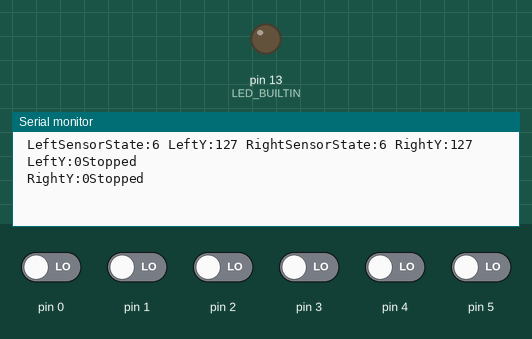
Bench run of a sketch on a simulated Arduino Leonardo, built for the host (arithmetic inside an expression is 32-bit, double 64-bit). Shown: output pins drawn as LEDs (lit = HIGH), the last lines printed to the serial monitor. The test bench sets the inputs (shaded band); at power-on: pin 0–5 LOW. USB keyboard and mouse output is not drawn.

Above: at 1.2 s.
1.3 s: pin 0 driven HIGH
At 2.5 s:
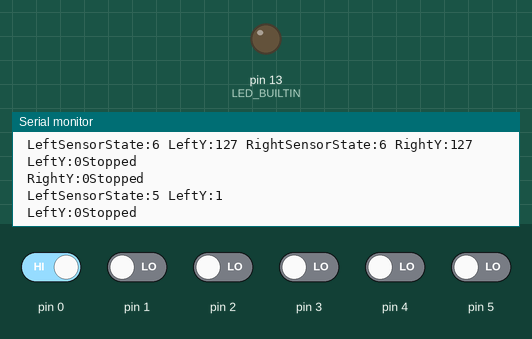
2.8 s: pin 3 driven HIGH
At 3.7 s:
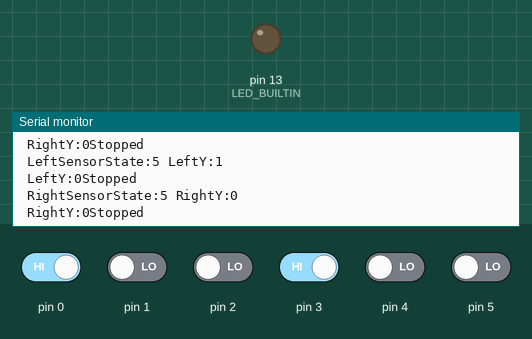

The sketch:

Device_Directional.ino
```cpp
#include <Joystick.h>
#include "Wheel.h"

#define HALL1 0
#define HALL2 1
#define HALL3 2
#define HALL4 3
#define HALL5 4
#define HALL6 5

Joystick_ controller;

Wheel leftWheel;
Wheel rightWheel;

void setup() {
  pinMode(LED_BUILTIN, OUTPUT);

  controller.useManualSend(true);
  controller.use8bit(true);
  controller.begin();

  leftWheel.setup(true, HALL1, HALL2, HALL3, true, &controller);
  rightWheel.setup(false, HALL4, HALL5, HALL6, true, &controller);
}

void loop() {
  leftWheel.update();
  rightWheel.update();
  // wheeltwo.loop;

  if (leftWheel.controllerUpdated || rightWheel.controllerUpdated) {
    controller.send_now();
    Serial.println();
  }
}

//========MOCK SENSORS========
#if MOCK_SENSORS
unsigned long lastMockTriggerTime;
int lastMockState = 1;

int readMockSensors() {
  int output = 0;

  // calculates a sinus curve that goes from 50 to 200
  int mockFrequency = ((sin(millis() / 1200.0f) / 2) + 0.5f) * 150 + 50;

  // calulates a sinus curve and takes the sign of it;
  int direction = sign(sin(millis() / 1000.0f) * 100);

  if (lastMockTriggerTime + mockFrequency < millis()) {
    lastMockTriggerTime = millis();

    output = lastMockState + direction;

    if (output == 4) {
      output = 1;
    }

    if (output == 0) {
      output = 3;
    }

    lastMockState = output;
  }

  return output;
}

int sign(int number) {
  return (number > 0) - (number < 0);
}
#endif
```

Wheel.cpp
```cpp
#include "Wheel.h"

int Wheel::readSensors() {
  int sensor1 = digitalRead(innerHallPin) == LOW ? 1 : 0;
  int sensor2 = digitalRead(middleHallPin) == LOW ? 2 : 0;
  int sensor3 = digitalRead(outerHallPin) == LOW ? 3 : 0;

  return sensor1 + sensor2 + sensor3;
}

int8_t Wheel::calculateInputMagnitude() {
  uint16_t timeSinceLastTrigger = millis() - lastTriggerTime;

  // Calculate speed in cm/s
  float speed = distancePerMagnet / (timeSinceLastTrigger / 1000.0f);  // unit: cm/s

  // Clamp speed to MaxSpeed
  speed = speed > maxSpeed ? maxSpeed : speed;

  // Normalize speed to between 0 and 1
  float normalizedSpeed = speed / maxSpeed;

  // Scale normalized speed to be between 0 and 127
  int8_t axisMagnitude = normalizedSpeed * axisMax;

  return axisMagnitude;
}

int8_t Wheel::calculateInputDirection(int sensorState) {
  int forward = 1;
  int backward = -1;

  int direction = forward;

  // Direction is determined based on the order that the sensorStates come in
  // going from 3 -> 2 would indicate a positive direction while
  // going from 3 -> 1 would indicate a positive direction.
  //
  // negative <- | -> positive
  // -----3-----3-----3-----3-
  // ---2-----2-----2-----2---
  // -1-----1-----1-----1-----

  switch (lastSensorState) {
    case 1:
      direction = sensorState == 2 ? forward : backward;
      break;

    case 2:
      direction = sensorState == 3 ? forward : backward;
      break;

    case 3:
      direction = sensorState == 1 ? forward : backward;
      break;

    default:
      direction = forward;
      break;
  }

  return direction;
}

int8_t Wheel::calculateRollingAverage(int8_t magnitude) {
  previousIndex = (previousIndex + 1) % AVERAGE_LENGTH;

  previousMagnitudes[previousIndex] = magnitude;

  int16_t magnitudeSum = 0;
  for (int i = 0; i < AVERAGE_LENGTH; i++) {
    magnitudeSum += previousMagnitudes[i];
  }

  return magnitudeSum / AVERAGE_LENGTH;
}

void Wheel::setup(bool isLeft, int inner, int middle, int outer, bool isIncrementing, Joystick_* controller) {
  innerHallPin = inner;
  middleHallPin = middle;
  outerHallPin = outer;

  Wheel::isLeft = isLeft;

  this->controller = controller;

  pinMode(innerHallPin, INPUT);
  pinMode(middleHallPin, INPUT);
  pinMode(outerHallPin, INPUT);

  if (isIncrementing) {
    direction = 1;
  } else {
    direction = -1;
  }
}

void Wheel::update() {
  controllerUpdated = false;

  // sensorState is an int from 0-3.
  // 0 = noMagnets, 1 = sensor1, 2 = sensor2, 3 = sensor3.
  int sensorState = readSensors();

  if (sensorState != 0 && lastSensorState != sensorState) {
    int8_t inputMagnitude = calculateInputMagnitude();

    int8_t averageMagnitude = calculateRollingAverage(inputMagnitude);

    int8_t direction = calculateInputDirection(sensorState) * Wheel::direction;

    lastSensorState = sensorState;
    lastTriggerTime = millis();

    isStopped = false;

#if USE_UNITY_SCALE
    averageMagnitude = axisMax - averageMagnitude;
#endif

    if (isLeft) {
      controller->sliderRight(direction * averageMagnitude);
    } else {
      controller->sliderLeft(direction * averageMagnitude);
    }
    controllerUpdated = true;

#if PRINT_DEBUG

    String name = Wheel::isLeft ? "Left" : "Right";

    Serial.print(" " + name + "SensorState:");
    Serial.print(sensorState);
    Serial.print(" " + name + "Y:");
    Serial.print(direction * averageMagnitude);
    //Serial.print(" " + name + "direction:");
    //Serial.print(direction);
    //Serial.print(" " + name + "Average_Magnitude:");
    //Serial.print(averageMagnitude);
    //Serial.print(" " + name + "Magnitude:");
    //Serial.print(inputMagnitude);
#endif
  }

  if (isStopped == false && lastTriggerTime + stopDelay < millis()) {
    isStopped = true;
    // we do this to add the magnitude of 0 to the array previousMagnitudes
    calculateRollingAverage(0);
    if (isLeft) {
      controller->sliderRight(0);
    } else {
      controller->sliderLeft(0);
    }
    String name = Wheel::isLeft ? "Left" : "Right";

    Serial.print(" " + name + "Y:");
    Serial.print(0);
    controllerUpdated = true;

#if PRINT_DEBUG
    Serial.println("Stopped");
#endif
  }
}
```

Wheel.h
```cpp
#ifndef Wheel_h
#define Wheel_h

#define MOCK_SENSORS false
#define PRINT_DEBUG true
#define USE_UNITY_SCALE false

#include <Arduino.h>
#include <Joystick.h>

class Wheel {
public:
  bool controllerUpdated = false;

private:
  // Configuration
  int innerHallPin;
  int middleHallPin;
  int outerHallPin;
  int direction;
  Joystick_* controller;
  bool isLeft;

  // Constants
  const int8_t magnetCount = 45;
  const float wheelcircumference = 200;                              // in centimeters
  const float distancePerMagnet = wheelcircumference / magnetCount;  // in centimeters
  const float maxSpeed = 400;                                        // in centimeters per second
  const uint16_t stopDelay = 100;                                    // in milliseconds
  const int8_t axisMax = 127;

  // State
  uint32_t lastTriggerTime;
  int lastSensorState = 0;
  bool isStopped = true;
#define AVERAGE_LENGTH 1
  int8_t previousMagnitudes[AVERAGE_LENGTH];
  int previousIndex = 0;

public:
  void setup(bool isLeft, int inner, int middle, int outer, bool isIncrementing, Joystick_* controller);
  void update();

private:
  int readSensors();
  int8_t calculateInputMagnitude();
  int8_t calculateInputDirection(int sensorState);
  int8_t calculateRollingAverage(int8_t magnitude);
};
#endif
```

Measured:
- after the input at 1.3 s, the serial monitor: prints a new line at once (image 1)
- after the input at 2.8 s, the serial monitor: prints a new line at once (image 2)
